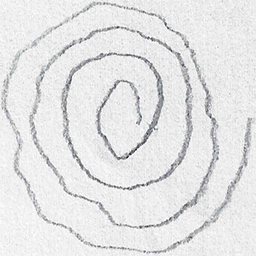
#> input picture spiral-classifier/datasets/Spiral_DataSet1_relabelled/parkinsons/V02PE02.png, 256 x 256 px, found by its file name; its folder holds only this picture in this run
$ python extractHT.py
#> lines starting #> are read from the running program, lines starting #| are printed output that depends on the picture; after the words box and inside, x2 and y2 are one past the last pixel; in counts of white or black regions, pixels touching at a corner belong together
# *******************************
# FILE DESCRIPTION

# Create a "new" dataset from the handPD_new data
# Set the folder path of the data to be extracted, and set the path for where the new images will be saved
# **Set 'plotting' and 'save_file' flags**
# *******************************

# import libraries
import numpy as np
import matplotlib.pyplot as plt
import cv2
import os

# ----------------------------------------------------
# iterate through all the images in the set folder
plotting = 0  # set plotting flag (0 = no plotting, 1 = show plots)
save_file = 1 # set save file flag (0 = don't save, 1 = save extracted images)

path_origin = os.getcwd()
data_path = '/spiral-classifier/datasets/handPD_orig/'
folderpath = path_origin + data_path + 'test/parkinsons/' # set the folder path
save_folder_path = path_origin + data_path + 'testHT/parkinsons/'

for img_name in os.listdir(folderpath):
    img_path = os.path.join(folderpath, img_name)
    print(img_name)

    save_name = img_name

    # ----------------------------------------
    # obtain hsv (or colorjet) representation
    # ----------------------------------------
    img = cv2.imread(img_path, 1)
#> img is the input picture: shape (256, 256, 3); mean B, G, R 228.4, 228, 228
    origImg = img.copy()
    # # iterate through all points in the image and threshold (set the paper background to all white)
    nx = np.shape(origImg)[0]
#> nx = 256
    ny = np.shape(origImg)[1]
#> ny = 256

    for y in range(ny): # col
        for x in range(nx): # row
            color = origImg[x][y]
            if ((color[0] > 180) & (color[1] > 180) & (color[2] > 180)): # | (color[0] < 70):
                origImg[x][y][0] = 255
                origImg[x][y][1] = 255
                origImg[x][y][2] = 255
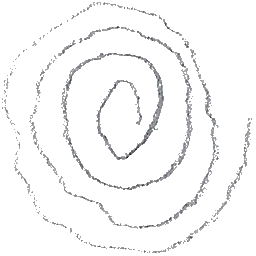
#> origImg: shape (256, 256, 3); mean B, G, R 247.8, 247.6, 247.6

    # convert to hsv
    hsvImg = cv2.cvtColor(origImg, cv2.COLOR_BGR2HSV)
#> hsvImg: shape (256, 256, 3); mean H, S, V 5.1, 0.5, 247.8

    if plotting == 1:
        fig, ax = plt.subplots(1,3)
        ax[0].matshow(hsvImg[:,:,0])
        ax[1].matshow(hsvImg[:,:,1])
        ax[2].matshow(hsvImg[:,:,2])
        ax[0].title.set_text('Hue')
        ax[1].title.set_text('Saturation')
        ax[2].title.set_text('Value')
        plt.show()

    # ----------------------------------------
    # isolate saturation channel, then threshold to remove template
    # ----------------------------------------
    sImg = hsvImg[:,:,1] # saturation channel image
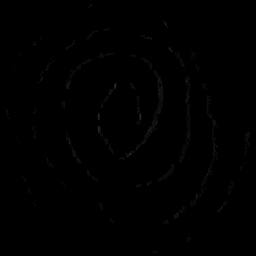
#> sImg: shape (256, 256); min 0, max 56, mean 0.5

    # remove template by thresholding
    for y in range(ny):
        for x in range(nx):
            if (sImg[x][y] <= 75) & (sImg[x][y] != 0):
                sImg[x][y] = 0
#> sImg: shape (256, 256); 4.63% of pixels changed, all inside (x1, y1, x2, y2) = (4, 3, 251, 253)

    if plotting == 1:
        plt.matshow(sImg)

    # ----------------------------------------
    # remove leftover noise (i.e. template pixels that were missed by thresholding)
    # ----------------------------------------
    # set the sizes and elements to perform erosion and dilation
    size1 = 1
    size2 = 2
    element1 = cv2.getStructuringElement(shape=cv2.MORPH_RECT, ksize=(2*size1+1,2*size1+1), anchor=(size1,size1))
    element2 = cv2.getStructuringElement(shape=cv2.MORPH_RECT, ksize=(2*size2+1,2*size2+1), anchor=(size2,size2))

    # perform erosion and dilation
    # this was decided through trial and error
    sImg = cv2.dilate(sImg, element1)
    sImg = cv2.erode(sImg, element2)
    sImg = cv2.dilate(sImg, element1)

    # ----------------------------------------
    # convert back to grayscale, then BGR (cv2 default is BGR, not RGB)
    # ----------------------------------------
    img_grayscale = cv2.bitwise_not(sImg)
#> img_grayscale: shape (256, 256); every value is 255
    final_img = cv2.cvtColor(img_grayscale, cv2.COLOR_GRAY2BGR)
#> final_img: shape (256, 256, 3); every value is 255

    # ----------------------------------------
    # save final image in the set location
    # ----------------------------------------
    if save_file == 1:
        save_location = save_folder_path + save_name
        cv2.imwrite(save_location, final_img)

$ run again, on spiral-classifier/datasets/Spiral_DataSet1_relabelled/parkinsons/V15PE03.png
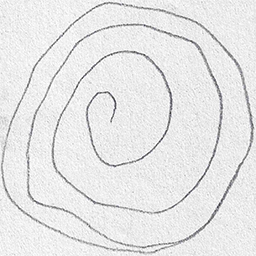
#> input picture spiral-classifier/datasets/Spiral_DataSet1_relabelled/parkinsons/V15PE03.png, 256 x 256 px, found by its file name
#> img is the input picture: shape (256, 256, 3); mean B, G, R 230.7, 230.6, 230.6
#> after the loop `for y in range(ny):`:
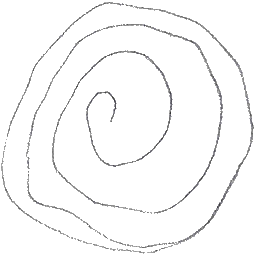
#> origImg: shape (256, 256, 3); mean B, G, R 249.1, 249, 249
#> hsvImg: shape (256, 256, 3); mean H, S, V 1.8, 0.2, 249.1
#> `sImg = hsvImg[:,:,1]`:
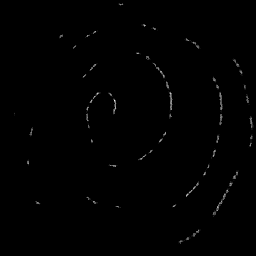
#> sImg: shape (256, 256); min 0, max 38, mean 0.2; drawn with min black and max white
#> img_grayscale: shape (256, 256); every value is 255
#> final_img: shape (256, 256, 3); every value is 255

$ run again, on spiral-classifier/datasets/Spiral_DataSet1_relabelled/parkinsons/V03PE06.png
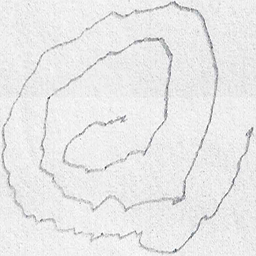
#> input picture spiral-classifier/datasets/Spiral_DataSet1_relabelled/parkinsons/V03PE06.png, 256 x 256 px, found by its file name
#> img is the input picture: shape (256, 256, 3); mean B, G, R 233, 233, 233
#> after the loop `for y in range(ny):`:
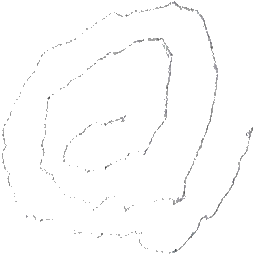
#> origImg: shape (256, 256, 3); mean B, G, R 252.8, 252.8, 252.8
#> hsvImg: shape (256, 256, 3); mean H, S, V 0.7, 0.1, 252.8
#> `sImg = hsvImg[:,:,1]`:
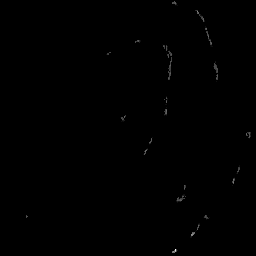
#> sImg: shape (256, 256); min 0, max 35, mean 0.1; drawn with min black and max white
#> img_grayscale: shape (256, 256); every value is 255
#> final_img: shape (256, 256, 3); every value is 255

$ run again, on spiral-classifier/datasets/Spiral_DataSet1_relabelled/parkinsons/V11PE01.png
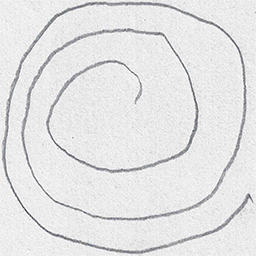
#> input picture spiral-classifier/datasets/Spiral_DataSet1_relabelled/parkinsons/V11PE01.png, 256 x 256 px, found by its file name
#> img is the input picture: shape (256, 256, 3); mean B, G, R 228.4, 227.9, 228
#> after the loop `for y in range(ny):`:
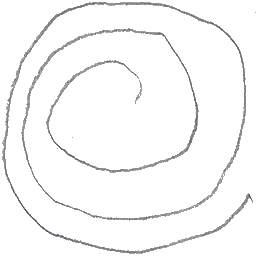
#> origImg: shape (256, 256, 3); mean B, G, R 248.1, 247.8, 247.9
#> hsvImg: shape (256, 256, 3); mean H, S, V 6.7, 0.6, 248.1
#> img_grayscale: shape (256, 256); every value is 255
#> final_img: shape (256, 256, 3); every value is 255

$ run again, on spiral-classifier/datasets/Spiral_DataSet1_relabelled/parkinsons/V13PE03.png
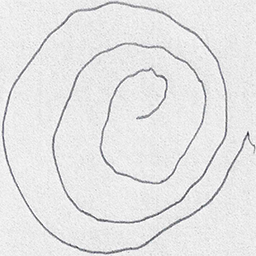
#> input picture spiral-classifier/datasets/Spiral_DataSet1_relabelled/parkinsons/V13PE03.png, 256 x 256 px, found by its file name
#> img is the input picture: shape (256, 256, 3); mean B, G, R 229.7, 229.3, 229.4
#> after the loop `for y in range(ny):`:
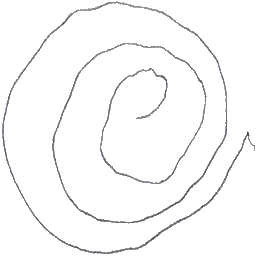
#> origImg: shape (256, 256, 3); mean B, G, R 249.5, 249.3, 249.3
#> hsvImg: shape (256, 256, 3); mean H, S, V 4.8, 0.5, 249.5
#> img_grayscale: shape (256, 256); every value is 255
#> final_img: shape (256, 256, 3); every value is 255
